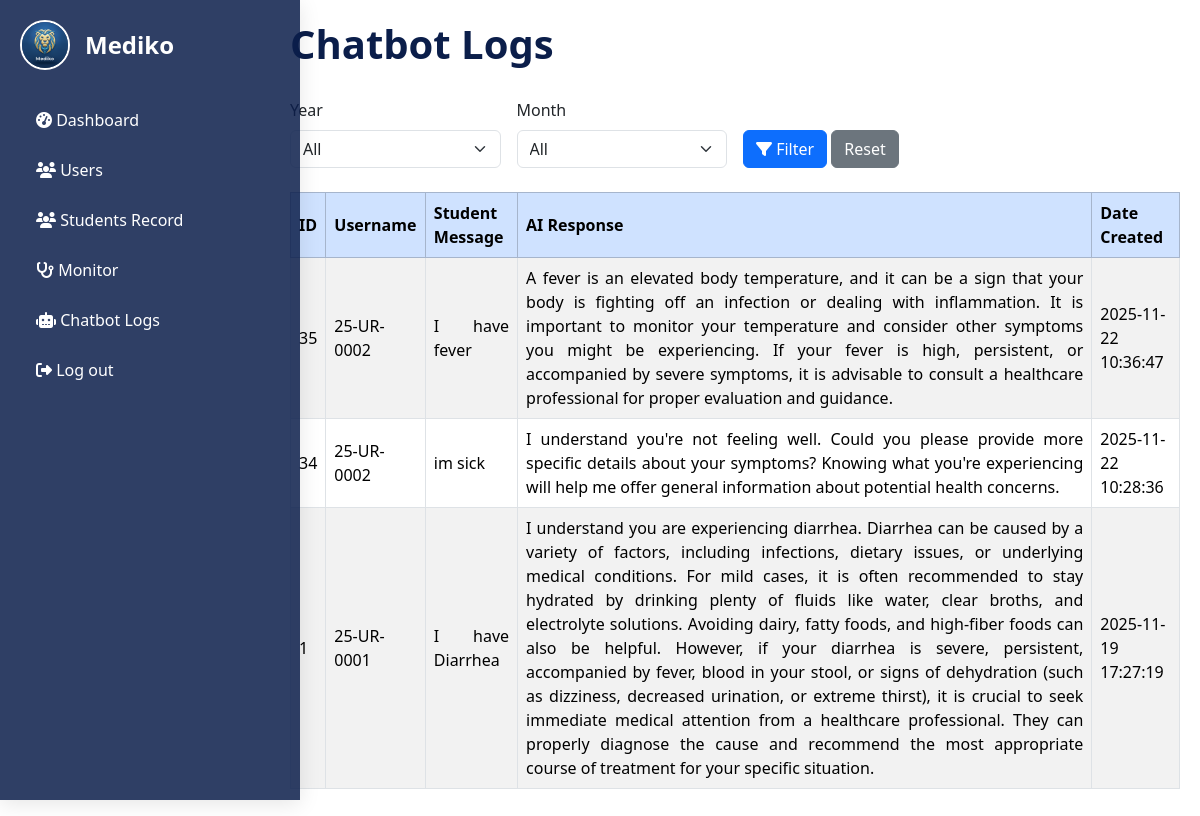
The app's page /main/admin/admin_Chatbot.php (signed in) with its own data.
### tables this page shows
CREATE TABLE `tb_chatbot` (
  `chatbot_id` int(11) NOT NULL,
  `stud_id` int(11) DEFAULT NULL,
  `chatbot_userMessage` text NOT NULL,
  `chatbot_aiResponse` text NOT NULL,
  `chatbot_created` datetime DEFAULT current_timestamp()
);

CREATE TABLE `tb_users` (
  `user_id` int(11) NOT NULL,
  `user_username` varchar(50) NOT NULL,
  `user_email` varchar(50) NOT NULL,
  `user_password` varchar(50) NOT NULL,
  `user_role` enum('Admin','Student') NOT NULL
);

### main/admin/admin_Chatbot.php (the view, shortened to what this page needs)
<?php
include("../../config/database.php");
$limit = 10;
$page = isset($_GET['page']) ? max(1, intval($_GET['page'])) : 1;
$offset = ($page - 1) * $limit;
$sql = "SELECT c.chatbot_id, u.user_username, c.chatbot_userMessage, c.chatbot_aiResponse, c.chatbot_created
        FROM tb_chatbot c
        LEFT JOIN tb_students s ON c.stud_id = s.stud_id
        LEFT JOIN tb_users u ON s.user_id = u.user_id
        WHERE 1=1";
$sql .= " ORDER BY c.chatbot_created DESC LIMIT $offset, $limit";
$result = $conn->query($sql);
?>
<!DOCTYPE html>
<html lang="en">
<head>
<link href="https://cdn.jsdelivr.net/npm/bootstrap@5.3.3/dist/css/bootstrap.min.css" rel="stylesheet">
<link rel="stylesheet" href="https://cdnjs.cloudflare.com/ajax/libs/font-awesome/6.5.0/css/all.min.css">
</head>
<body>
<?php include('admin_Sidebar.php'); ?>
<div class="main-content">
    <div class="table-container">
        <h4 style="color: #0b1e4a; font-weight: bold; font-size: 2.5rem; margin-bottom: 30px;">Chatbot Logs</h4>
        <form method="GET" class="row g-3 mb-4 filters">
            <div class="col-md-3">
                <label for="year" class="form-label">Year</label>
                <select name="year" id="year" class="form-select">
                    <option value="">All</option>
                </select>
            </div>
            <div class="col-md-3">
                <label for="month" class="form-label">Month</label>
                <select name="month" id="month" class="form-select">
                    <option value="">All</option>
                </select>
            </div>
            <div class="col-md-3 align-self-end">
                <button type="submit" class="btn btn-primary"><i class="fa fa-filter"></i> Filter</button>
                <a href="../admin/admin_Chatbot.php" class="btn btn-secondary">Reset</a>
            </div>
        </form>
        <table class="table table-bordered table-striped">
            <thead class="table-primary">
                <tr>
                    <th>ID</th>
                    <th>Username</th>
                    <th>Student Message</th>
                    <th>AI Response</th>
                    <th>Date Created</th>
                </tr>
            </thead>
            <tbody>
                <?php if($result && $result->num_rows > 0): ?>
                    <?php while($row = $result->fetch_assoc()): ?>
                        <tr>
                            <td><?php echo htmlspecialchars($row['chatbot_id']); ?></td>
                            <td><?php echo htmlspecialchars($row['user_username']); ?></td>
                            <td><?php echo htmlspecialchars($row['chatbot_userMessage']); ?></td>
                            <td><?php echo htmlspecialchars($row['chatbot_aiResponse']); ?></td>
                            <td><?php echo htmlspecialchars($row['chatbot_created']); ?></td>
                        </tr>
                    <?php endwhile; ?>
                <?php else: ?>
                    <tr>
                        <td colspan="5" class="text-center">No records found.</td>
                    </tr>
                <?php endif; ?>
            </tbody>
        </table>
    </div>
</div>
</body>
</html>

### main/admin/admin_Chatbot.php (style rules this page uses)
body { font-family: 'Segoe UI', Tahoma, Geneva, Verdana, sans-serif; background: #f8f9fa; margin: 0; }
.main-content { margin-left: 270px; padding: 30px 20px; }
.table-container { max-width: 1200px; margin: auto; }
.table th, .table td { vertical-align: middle; text-align: justify; }
.filters { margin-bottom: 20px; }

### main/admin/admin_Sidebar.php (style rules this page uses)
.main-content { margin-left: 270px; padding: 20px; }

### records on screen
tb_chatbot: chatbot_id "35", tb_users.user_username "25-UR-0002", chatbot_userMessage "I have fever", chatbot_aiResponse "A fever is an elevated body temperature, and it can be a sign that your body is fighting off an infection or dealing with inflammation. It is important to monitor your temperature and consider other symptoms you might be experiencing. If your fever is high, persistent, or accompanied by severe symptoms, it is advisable to consult a healthcare professional for proper evaluation and guidance.", chatbot_created "2025-11-22 10:36:47"
tb_chatbot: chatbot_id "34", tb_users.user_username "25-UR-0002", chatbot_userMessage "im sick", chatbot_aiResponse "I understand you're not feeling well. Could you please provide more specific details about your symptoms? Knowing what you're experiencing will help me offer general information about potential health concerns.", chatbot_created "2025-11-22 10:28:36"
tb_chatbot: chatbot_id "1", tb_users.user_username "25-UR-0001", chatbot_userMessage "I have Diarrhea", chatbot_aiResponse "I understand you are experiencing diarrhea. Diarrhea can be caused by a variety of factors, including infections, dietary issues, or underlying medical conditions. For mild cases, it is often recommended to stay hydrated by drinking plenty of fluids like water, clear broths, and electrolyte solutions. Avoiding dairy, fatty foods, and high-fiber foods can also be helpful. However, if your diarrhea is severe, persistent, accompanied by fever, blood in your stool, or signs of dehydration (such as dizziness, decreased urination, or extreme thirst), it is crucial to seek immediate medical attention from a healthcare professional. They can properly diagnose the cause and recommend the most…", chatbot_created "2025-11-19 17:27:19"
